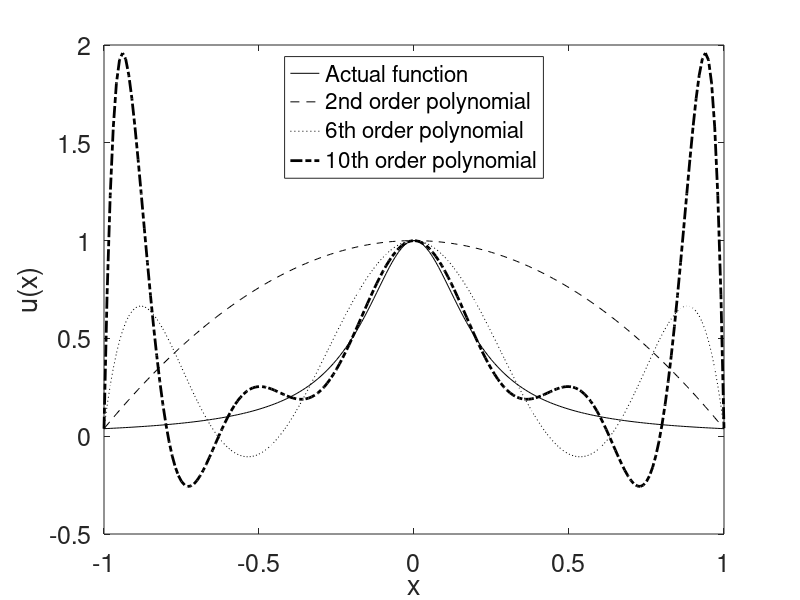

This chart was generated by the following MATLAB code:
clear all;

A=[1 -1 1
1 0 0
1 1 1];

b=[1/26 1 1/26]';

a=A\b

x=[-1.0:0.01:1.0];

exact=1./(1+25*x.^2);

u=a(1) +a(2)*x + a(3)*(x.^2);


A=[1 -1 1 -1 1 -1 1
1 -2/3 (-2/3)^2 (-2/3)^3  (-2/3)^4  (-2/3)^5  (-2/3)^6 
1 -1/3 (-1/3)^2 (-1/3)^3  (-1/3)^4  (-1/3)^5  (-1/3)^6 
1 0 0 0 0 0 0 
1 1/3 (1/3)^2 (1/3)^3  (1/3)^4  (1/3)^5  (1/3)^6
1 2/3 (2/3)^2 (2/3)^3  (2/3)^4  (2/3)^5  (2/3)^6 
1 1 1 1 1 1 1
];

b=[1/26 1/(1+25*(-2/3)^2) 1/(1+25*(-1/3)^2) 1 1/(1+25*(1/3)^2) 1/(1+25*(2/3)^2) 1/26]';


a=A\b;

u2=a(1) +a(2)*x + a(3)*(x.^2) + a(4)*(x.^3) + a(5)*(x.^4) + a(6)*(x.^5) + a(7)*(x.^6);

A=[1 -1 1 -1 1 -1 1 -1 1 -1 1
1 -.2 (-.2)^2 (-.2)^3 (-.2)^4 (-.2)^5 (-.2)^6 (-.2)^7 (-.2)^8 (-.2)^9 (-.2)^10 
1 -.4 (-.4)^2 (-.4)^3 (-.4)^4 (-.4)^5 (-.4)^6 (-.4)^7 (-.4)^8 (-.4)^9 (-.4)^10
1 -.6 (-.6)^2 (-.6)^3 (-.6)^4 (-.6)^5 (-.6)^6 (-.6)^7 (-.6)^8 (-.6)^9 (-.6)^10
1 -.8 (-.8)^2 (-.8)^3 (-.8)^4 (-.8)^5 (-.8)^6 (-.8)^7 (-.8)^8 (-.8)^9 (-.8)^10 
1 0 0 0 0 0 0 0 0 0 0 
1 .8 (.8)^2 (.8)^3 (.8)^4 (.8)^5 (.8)^6 (.8)^7 (.8)^8 (.8)^9 (.8)^10 
1 .6 (.6)^2 (.6)^3 (.6)^4 (.6)^5 (.6)^6 (.6)^7 (.6)^8 (.6)^9 (.6)^10
1 .4 (.4)^2 (.4)^3 (.4)^4 (.4)^5 (.4)^6 (.4)^7 (.4)^8 (.4)^9 (.4)^10
1 .2 (.2)^2 (.2)^3 (.2)^4 (.2)^5 (.2)^6 (.2)^7 (.2)^8 (.2)^9 (.2)^10 
1 1 1 1 1 1 1 1 1 1 1
];

b=[1/26  1/(1+25*(-.2)^2) 1/(1+25*(-.4)^2) 1/(1+25*(-.6)^2) ...
1/(1+25*(-.8)^2) 1 1/(1+25*(.8)^2) 1/(1+25*(.6)^2) ...
1/(1+25*(.4)^2) 1/(1+25*(.2)^2) 1/26]';

a=A\b;

u3=a(1) +a(2)*x + a(3)*(x.^2) + a(4)*(x.^3) ...
+ a(5)*(x.^4) + a(6)*(x.^5) + a(7)*(x.^6) ...
+ a(8)*(x.^7) + a(9)*(x.^8) + a(10)*(x.^9) ...
+ a(11)*(x.^10) ;




figure (1)

plot(x,exact, '-k', x,u,'--k',x,u2,':k',x,u3,'-.k','LineWidth',2);
axis([-1 1 -0.5 2]);
xlabel('x');
ylabel('u(x)')
legend('Actual function','2nd order polynomial','6th order polynomial'...
  ,'10th order polynomial','Location','North');
set(gca,'fontsize',18);
%set(gca,'units','points');
%set(gca,'position',[58 60 400 300]);

print -depsc -r150 runge.eps

%figure(2)
%plot(x,up,'-');
